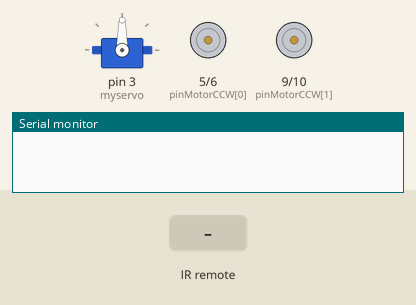
Bench run of a sketch on a simulated Arduino Uno, built with avr-gcc and run on an emulated ATmega328P. On the bench: servo, motor-driver pin pairs drawn as motors (green arrow = first pin HIGH = forward, orange = second pin HIGH = backward, longer = more drive), the last lines printed to the serial monitor. The test bench sets the inputs (shaded band).

Above: at 1.2 s.
1.3 s: infrared code 0xFF629D received
At 2.5 s:
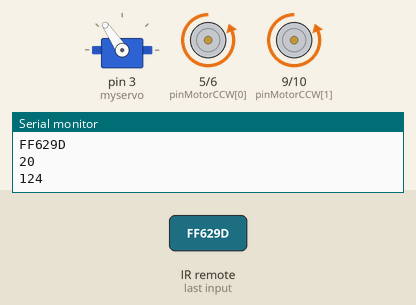
2.8 s: infrared code 0xFFA857 received
At 3.7 s:
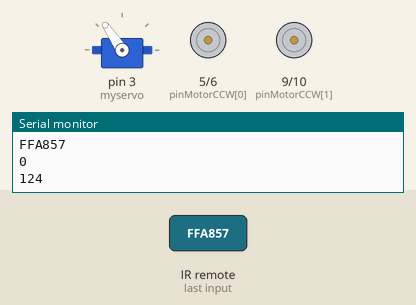
4.3 s: infrared code 0xFF22DD received
At 4.9 s:
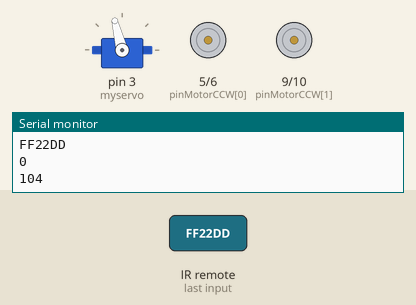
5.8 s: infrared code 0xFFA857 received
At 6.2 s:
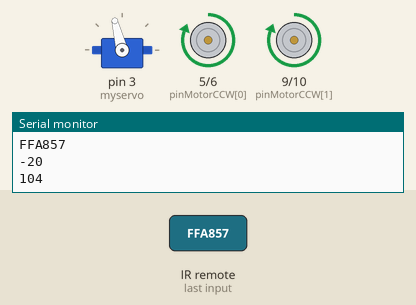
7.3 s: infrared code 0xFFC23D received
At 8.5 s:
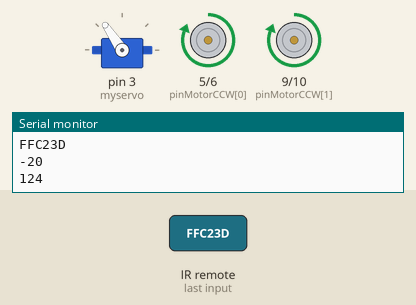
8.8 s: infrared code 0xFFC23D received
At 9.8 s:
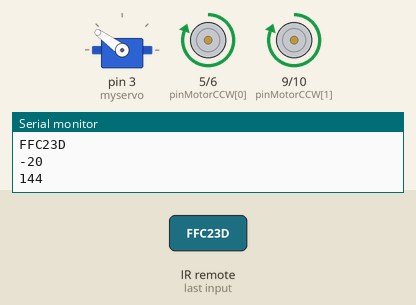
Timing chart, 0 to 11.3 s (numbered marks = the images above; inputs shaded):
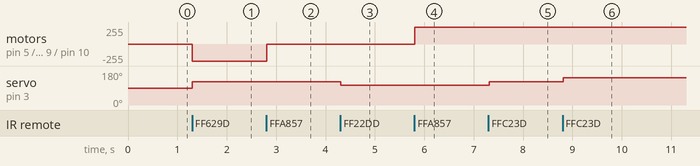

Measured:
- after the input at 1.3 s, motor on pin 5 (pinMotorCCW[0]) / pin 6 (pinMotorCW[0]), motor on pin 9 (pinMotorCCW[1]) / pin 10 (pinMotorCW[1]): stopped → backward 255/255 at once; servo on pin 3 (myservo): 90° → 124° at once
- after the input at 2.8 s, motor on pin 5 (pinMotorCCW[0]) / pin 6 (pinMotorCW[0]), motor on pin 9 (pinMotorCCW[1]) / pin 10 (pinMotorCW[1]): backward 255/255 → stopped at once
- after the input at 4.3 s, servo on pin 3 (myservo): 124° → 104° at once
- after the input at 5.8 s, motor on pin 5 (pinMotorCCW[0]) / pin 6 (pinMotorCW[0]), motor on pin 9 (pinMotorCCW[1]) / pin 10 (pinMotorCW[1]): stopped → forward 255/255 at once
- after the input at 7.3 s, servo on pin 3 (myservo): 104° → 124° at once
- after the input at 8.8 s, servo on pin 3 (myservo): 124° → 144° at once

The sketch:

IRremote_experiment.ino
```cpp
#include <Servo.h>    // 声明调用Servo.h库
#include <IRremote.h> //可以使用红外控制库
Servo myservo;        // 创建一个舵机对象

//遥控器控制按键设置
const long SPEEDUP = 0xFF629D;
const long SPEEDDOWN = 0xFFA857;
const long LEFT = 0xFF22DD;
const long RIGHT = 0xFFC23D;

int RECV_PIN = 12;        //定义红外接收器的引脚为12
IRrecv irrecv(RECV_PIN);
decode_results results;

const unsigned char pinMotorCW[2]  = {6, 10};   // 接控制电机1顺时针转的 H 桥引脚
const unsigned char pinMotorCCW[2] = {5, 9};   // 接控制电机1逆时针转的 H 桥引脚
// 电机停转
void motorStop()
{
    digitalWrite(pinMotorCW[0], LOW);
    digitalWrite(pinMotorCCW[0], LOW);
    digitalWrite(pinMotorCW[1], LOW);
    digitalWrite(pinMotorCCW[1], LOW);
}

// 电机以参数设定的 pwm 值顺时针转
void motorCW(int pwm)
{
    analogWrite(pinMotorCW[0], pwm);
    digitalWrite(pinMotorCCW[0], LOW);
    analogWrite(pinMotorCW[1], pwm);
    digitalWrite(pinMotorCCW[1], LOW);
}

// 电机以参数设定的 pwm 值逆时针转
void motorCCW(int pwm)
{
    digitalWrite(pinMotorCW[0], LOW);
    analogWrite(pinMotorCCW[0], pwm);
    digitalWrite(pinMotorCW[1], LOW);
    analogWrite(pinMotorCCW[1], pwm);
}
void moveForward(){
  digitalWrite(pinMotorCW[0], 1);
  digitalWrite(pinMotorCW[1], 1);
  digitalWrite(pinMotorCCW[0], 0);
  digitalWrite(pinMotorCCW[1], 0);
}
void moveBackward(){
  digitalWrite(pinMotorCW[0], 0);
  digitalWrite(pinMotorCW[1], 0);
  digitalWrite(pinMotorCCW[0], 1);
  digitalWrite(pinMotorCCW[1], 1);
}
void setup()
{
    Serial.begin(9600);
    myservo.attach(3);
    irrecv.enableIRIn(); // 启动接收器
    pinMode(pinMotorCW[0],  OUTPUT);
    pinMode(pinMotorCCW[0], OUTPUT);
    pinMode(pinMotorCW[1],  OUTPUT);
    pinMode(pinMotorCCW[1], OUTPUT);
}
int _speed = 0;
int pos = 124;          // 变量pos用来存储舵机位置
void loop() {
    if (irrecv.decode(&results))
    {
        Serial.println(results.value, HEX);//以16进制换行输出接收代码

        switch(results.value){
          case SPEEDUP: if(_speed <= 220) _speed += 20; break;
          case SPEEDDOWN: if(_speed >= -220) _speed -= 20; break;
          case LEFT: pos -= 20; break;
          case RIGHT: pos += 20; break;
          default: break;
        }
        myservo.write(pos);
        if(_speed > 0)
//          motorCW(_speed);
            moveForward();
        else if(_speed == 0)
            motorStop();
        else if(_speed < 0)
//          motorCCW(-_speed);
            moveBackward();

        Serial.println(_speed, DEC);
        Serial.println(pos, DEC);
        irrecv.resume(); // 接收下一个值
    }
    delay(100);
}
```
